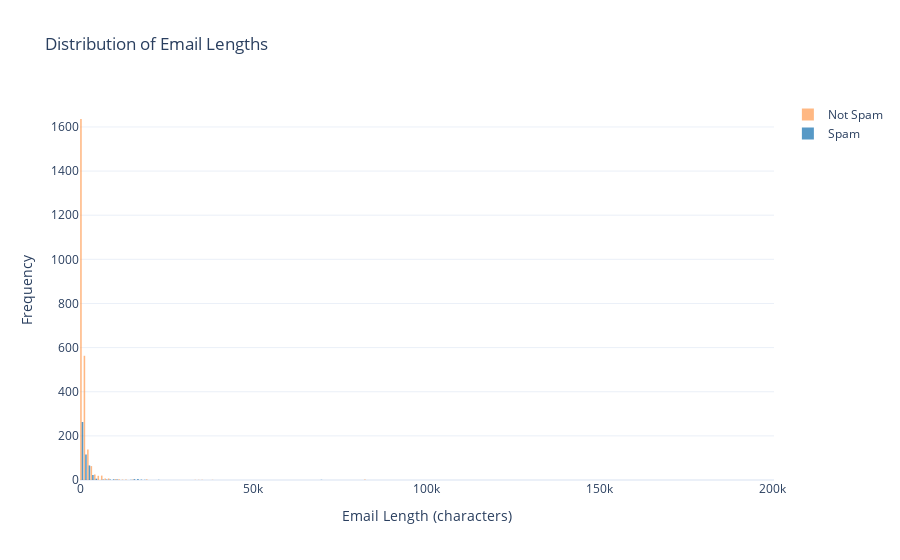

Source (notebook cell):
### Code cell
# Creating an interactive histogram for email length distribution with better binning using Plotly Graph Objects
fig = go.Figure()
max_length = data['email_length'].max()

# Adding histogram for email length
fig.add_trace(go.Histogram(
    x=data[data['label']==0]['email_length'],
    nbinsx=400,
    name='Not Spam',
    marker_color='#FFA15A',
    opacity=0.75
))


# Adding histogram for email length
fig.add_trace(go.Histogram(
    x=data[data['label']==1]['email_length'],
    nbinsx=400,
    name='Spam',
    marker_color='#1f77b4',
    opacity=0.75
))

# Updating layout details for better visualization
fig.update_layout(
    title='Distribution of Email Lengths',
    xaxis_title='Email Length (characters)',
    yaxis_title='Frequency',
    template='plotly_white',
    bargap=0.1,
    xaxis=dict(range=[0, max_length])
)

# Display the plot
fig.show()

### Figure 1 — Plotly figure (JSON) as saved in the notebook; plotly's stock layout.template omitted (floating-point values rounded to 4 significant figures; data arrays with more than 128 entries replaced by an {"elided": "..."} marker saying what was removed)
{"data": [{"marker": {"color": "#FFA15A"}, "name": "Not Spam", "nbinsx": 400, "opacity": 0.75, "type": "histogram", "x": {"elided": "2500 int values"}}, {"marker": {"color": "#1f77b4"}, "name": "Spam", "nbinsx": 400, "opacity": 0.75, "type": "histogram", "x": {"elided": "499 int values"}}], "layout": {"bargap": 0.1, "title": {"text": "Distribution of Email Lengths"}, "xaxis": {"range": [0, 200408], "title": {"text": "Email Length (characters)"}}, "yaxis": {"title": {"text": "Frequency"}}}}
